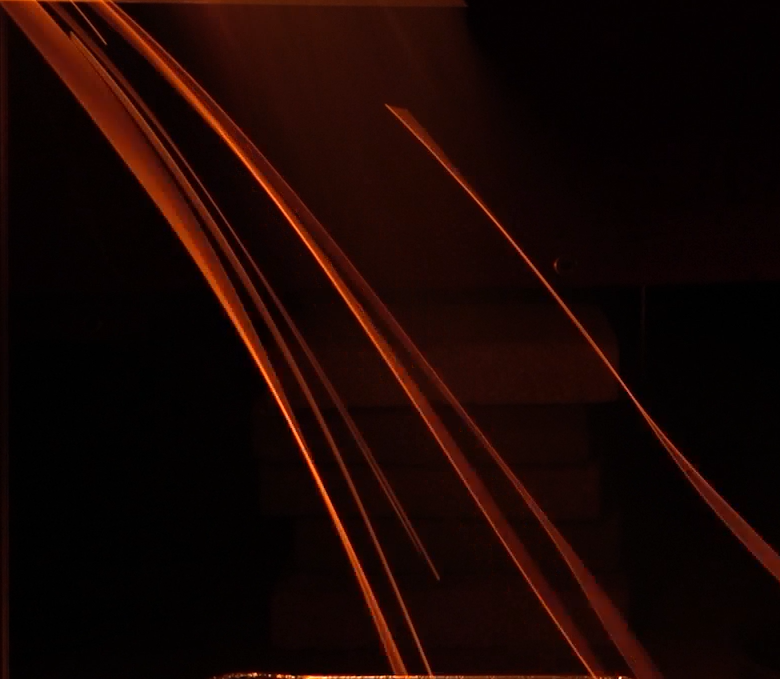
%> input picture examples/01-0001-cropped.png, 780 x 679 px
$ octave ratio-pyrometry.m   (GNU Octave 9; MATLAB toolbox functions it lacks are replaced by stand-ins)
%> lines starting %> are read from the running program, lines starting %| are printed output that depends on the picture
B = imread("/Users/michael/Projects/firelab-general/examples/01-0001-cropped.png");
%> B is the input picture: size 679x780x3 uint8; mean R, G, B 24.9, 6.5, 3.3

nrows = height(B);
%> nrows = 679
ncolumns = width(B);
%> ncolumns = 780

rdc = 7.7; % This, and the next 2 terms, are dark current values.
gdc = 11.5; % They’re representative for a single camera orientation,
bdc = 4.4; % but they’re negligible in general.
GSdc = (rdc+gdc+bdc)/3;

iso = 64;
t = 0.5;
f = 2.4;

rawred = double(B(:,:,1));
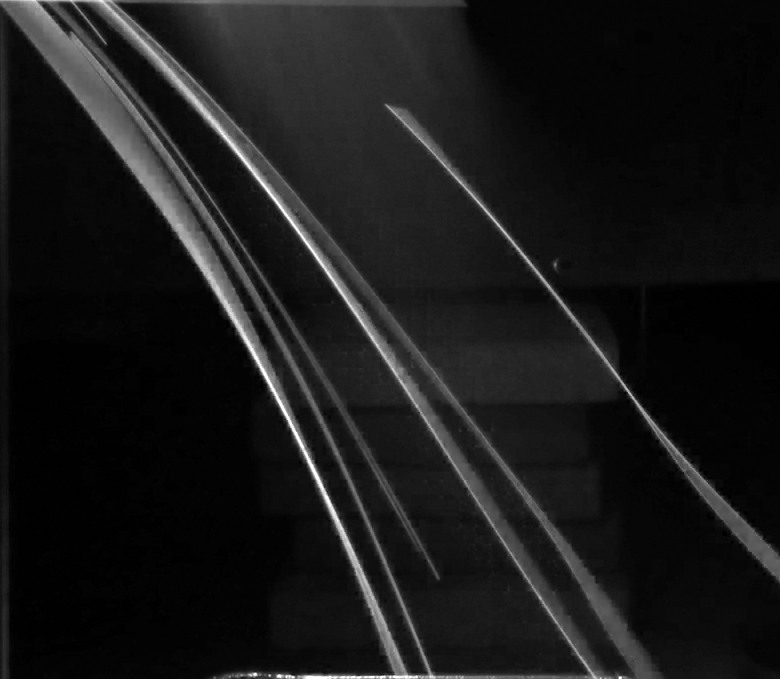
%> rawred: size 679x780 double; min 0, max 255, mean 24.9
rawgreen = double(B(:,:,2));
rawblue = double(B(:,:,3));
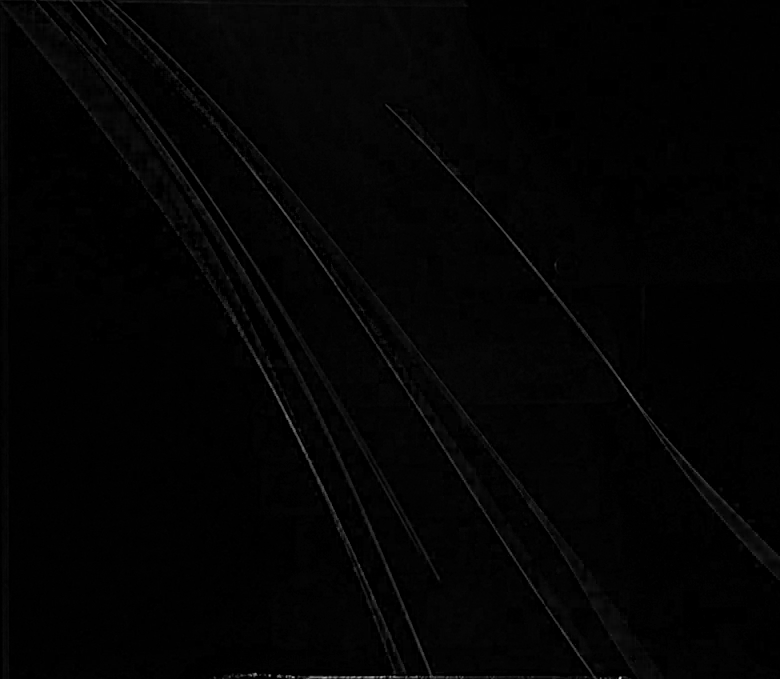
%> rawblue: size 679x780 double; min 0, max 210, mean 3.3
rawblue(rawblue > 65534) = 0;
rawGS = double(rgb2gray(B));
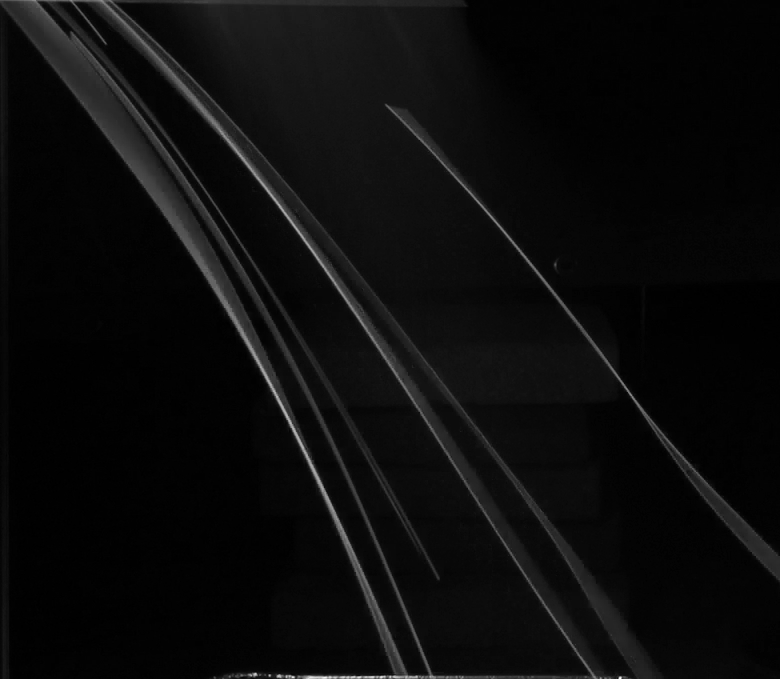
%> rawGS: size 679x780 double; min 0, max 246, mean 11.7

normred = ((rawred-rdc)*(f^2))/(iso*t);
normgreen = ((rawgreen-gdc)*(f^2))/(iso*t);
normblue = ((rawblue-bdc)*(f^2))/(iso*t);

GR = normgreen./normred; % Green-to-Red normalized pixel ratio
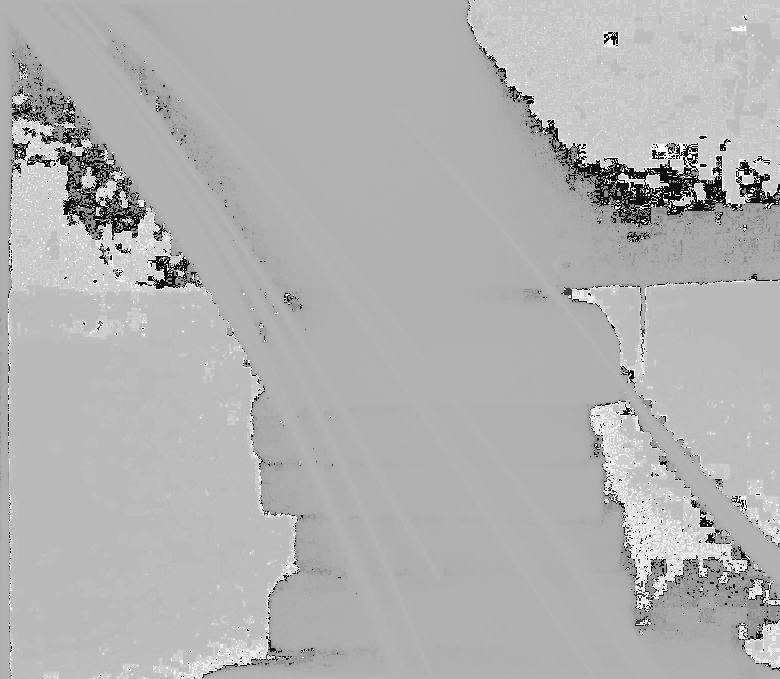
%> GR: size 679x780 double; min -38.33, max 16.43, mean -0.0169; drawn with min black and max white
GR2 = log10(GR); % Log-base-10 of above ratio
GR2(imag(GR2) > 0) = 0; % Removes any imaginary entries
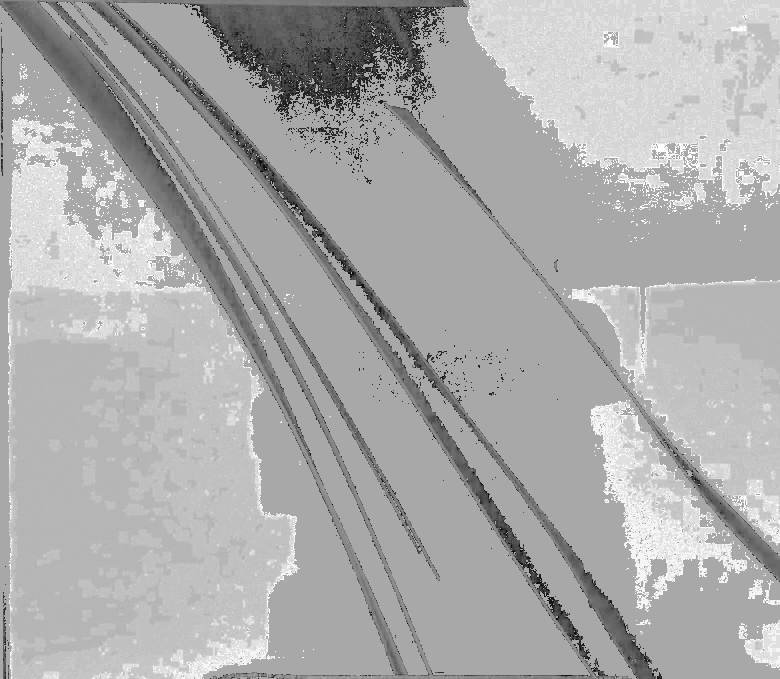
%> GR2: size 679x780 double; min -2.35, max 1.22, mean 0.06; drawn with min black and max white
logGR = GR2; % Redefinition for calculations

%% Application of ratio pyrometry curve fit
RT = (362.73.*(logGR.^3) + 2186.7.*(logGR.^2) + 4466.5.*(logGR) + 3753.5); % New Camera Ratio Temp
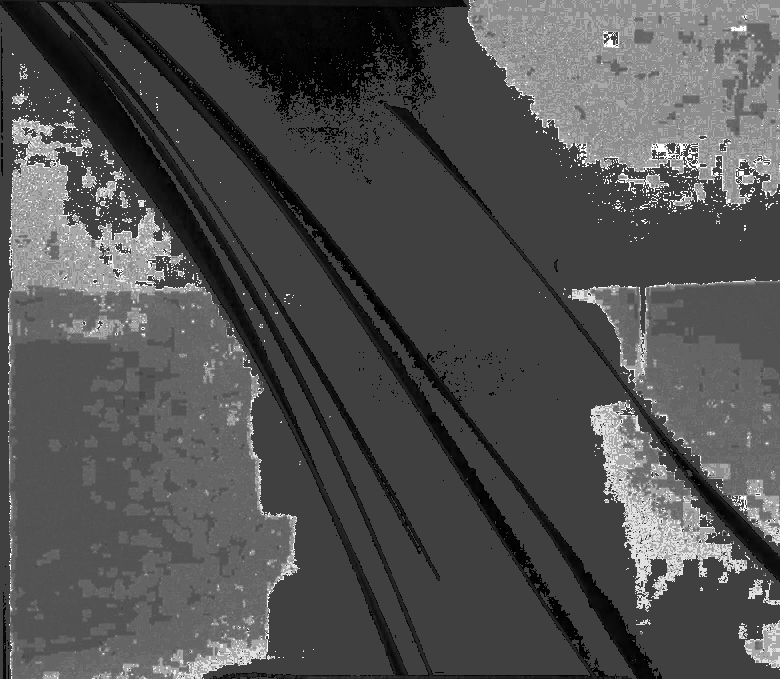
%> RT: size 679x780 double; min 626.3, max 13065.8, mean 4570.1; drawn with min black and max white

%% Removal of 600-1200 range (Ratio)
RT(RT < 600 | RT > 1200) = 0; % BB Calibration Temperature range

%% 50% rule (Ratio)
RT2 = RT; % This section and below apply a noise reduction algorithm
% - if 50% of pixels around each pixel are 0, set that pixel to 0 as well
for i = 4:(nrows-4)
    for j = 4:(ncolumns-4)
        if nnz(RT(i-3:i+3,j-3:j+3)) < 25
            RT2(i,j) = 0;
        else
            RT2(i,j) = RT(i,j);
        end
    end
end
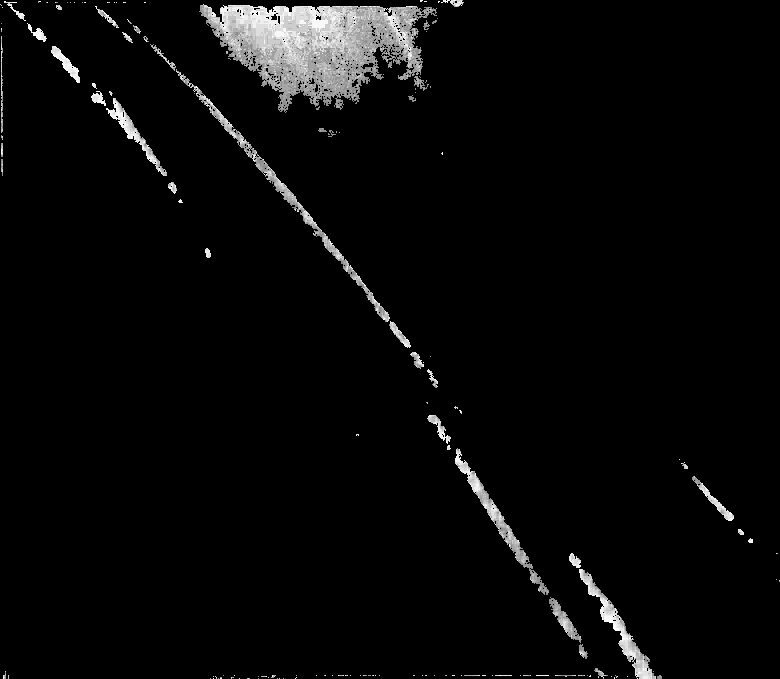
%> RT2: size 679x780 double; min 0, max 1199.7, mean 40.9; drawn with min black and max white

%% MATLAB display
RT3=RT2; % Left in b/c some images need to be flipped for proper
% display - to do this, the command would instead be "RT3 = flip(RT2)
RatioAverageTemp = mean(nonzeros(RT3)); % Average surface temperature
%> RatioAverageTemp = 895
Pixel = nnz(RT3); % Temp pixel count, to contextualize
%> Pixel = 24218

$ run again, with examples/01-0002-cropped.png copied over examples/01-0001-cropped.png
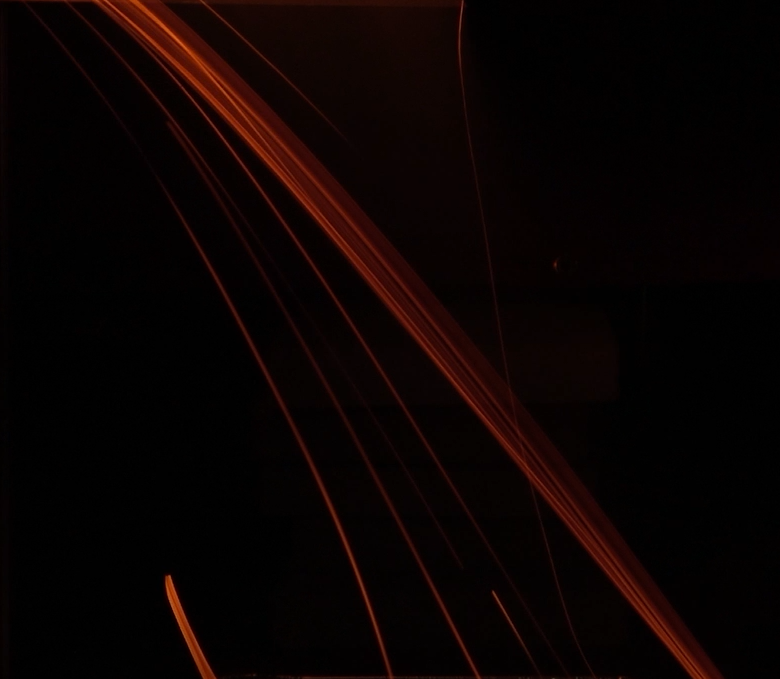
%> input picture examples/01-0002-cropped.png, 780 x 679 px
%> B is the input picture: size 679x780x3 uint8; mean R, G, B 10.8, 2.9, 1.9
%> `RT = (362.73.*(logGR.^3) + 2186.7.*(logGR.^2) + 4466.5.*(logGR) + 3753..`:
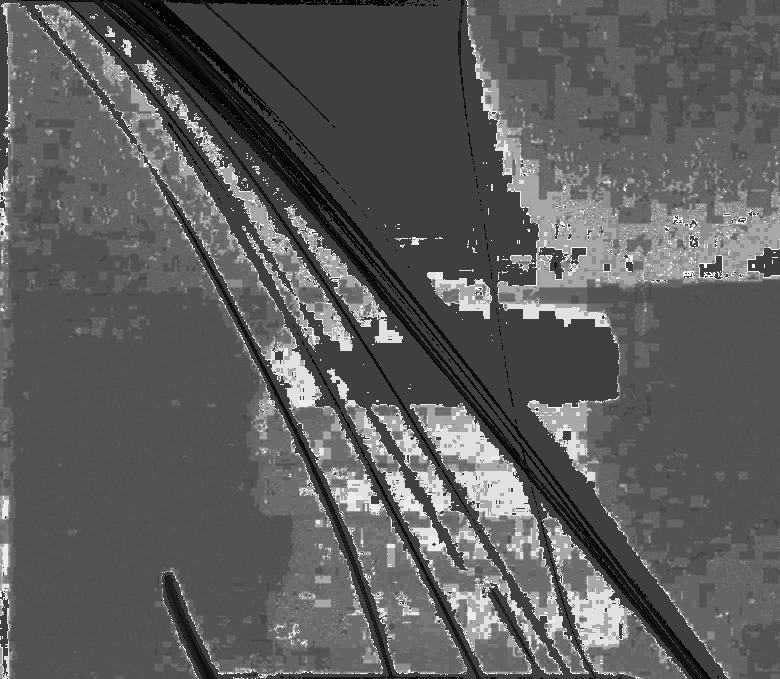
%> RT: size 679x780 double; min 638.7, max 13065.8, mean 5229.5; drawn with min black and max white
%> after the loop `for i = 4:(nrows-4)`:
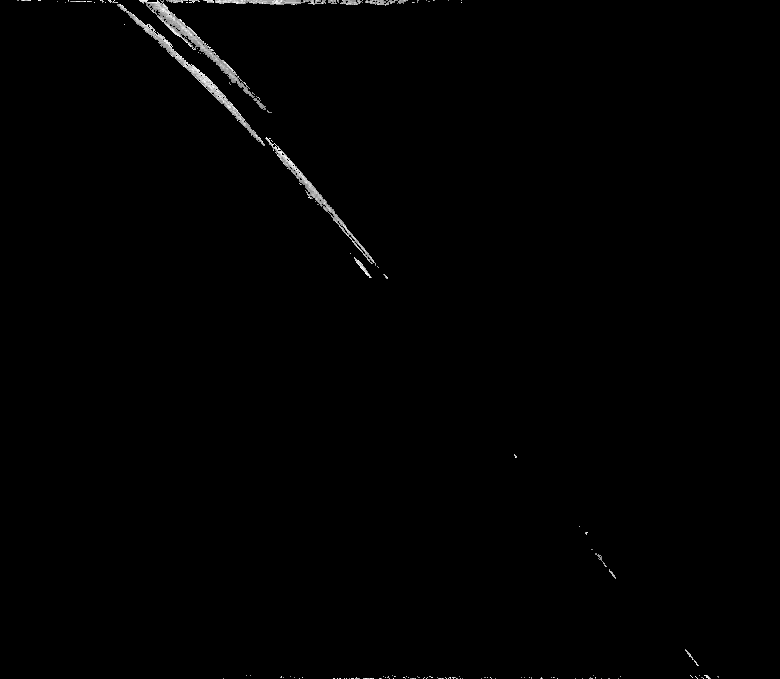
%> RT2: size 679x780 double; min 0, max 1199.6, mean 7.6; drawn with min black and max white
%> RatioAverageTemp = 855.2
%> Pixel = 4730

$ run again, with examples/01-0003-cropped.png copied over examples/01-0001-cropped.png
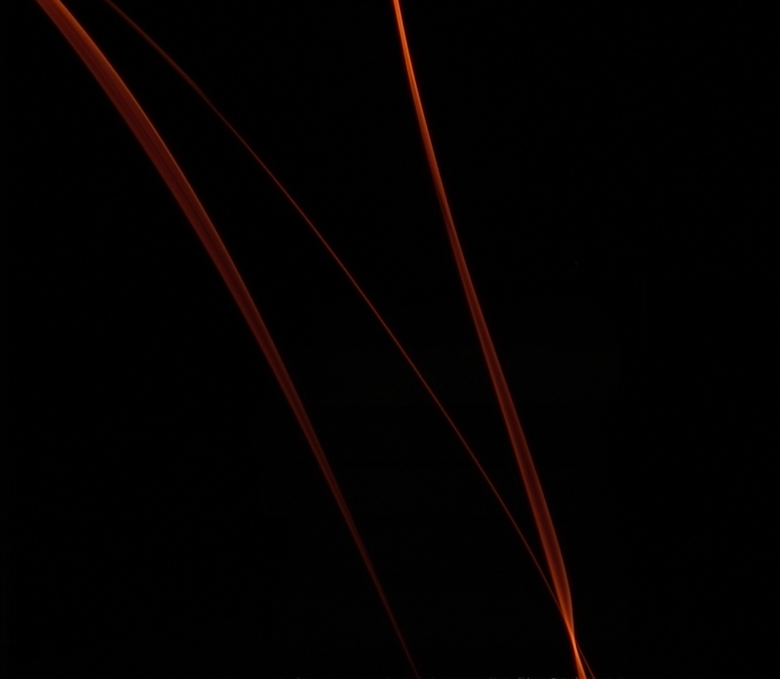
%> input picture examples/01-0003-cropped.png, 780 x 679 px
%> B is the input picture: size 679x780x3 uint8; mean R, G, B 3.9, 1.5, 1.1
%> `RT = (362.73.*(logGR.^3) + 2186.7.*(logGR.^2) + 4466.5.*(logGR) + 3753..`:
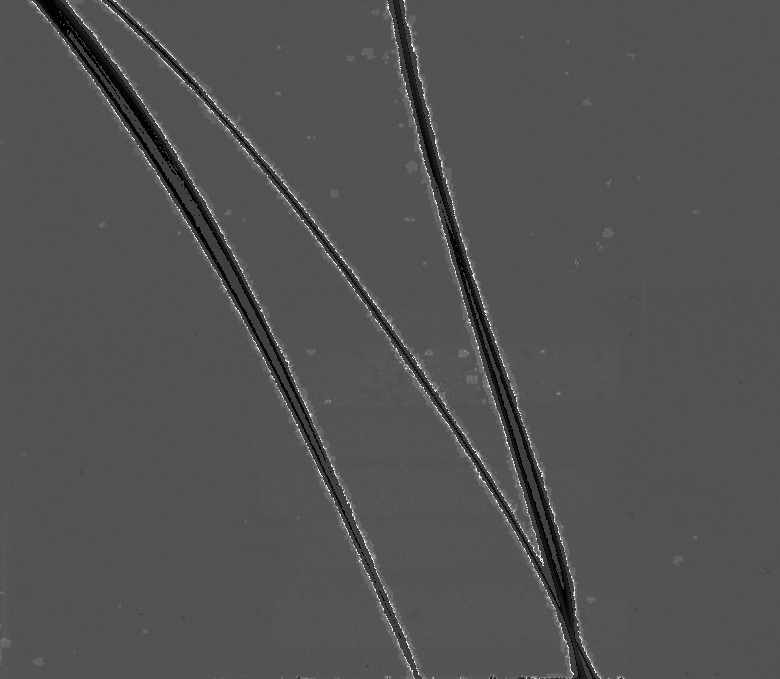
%> RT: size 679x780 double; min 646.6, max 13065.8, mean 4658.9; drawn with min black and max white
%> after the loop `for i = 4:(nrows-4)`:
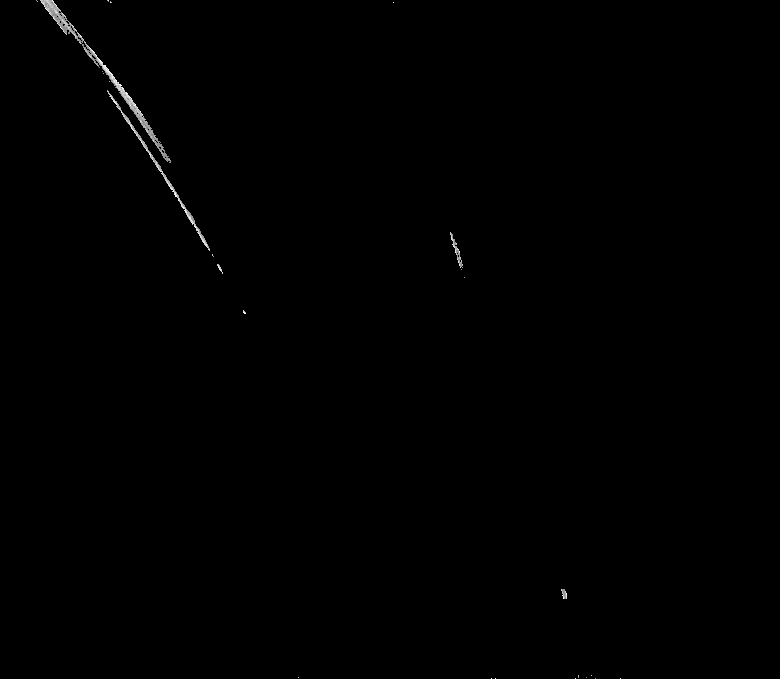
%> RT2: size 679x780 double; min 0, max 1199.5, mean 3.2; drawn with min black and max white
%> RatioAverageTemp = 847.3
%> Pixel = 1988
